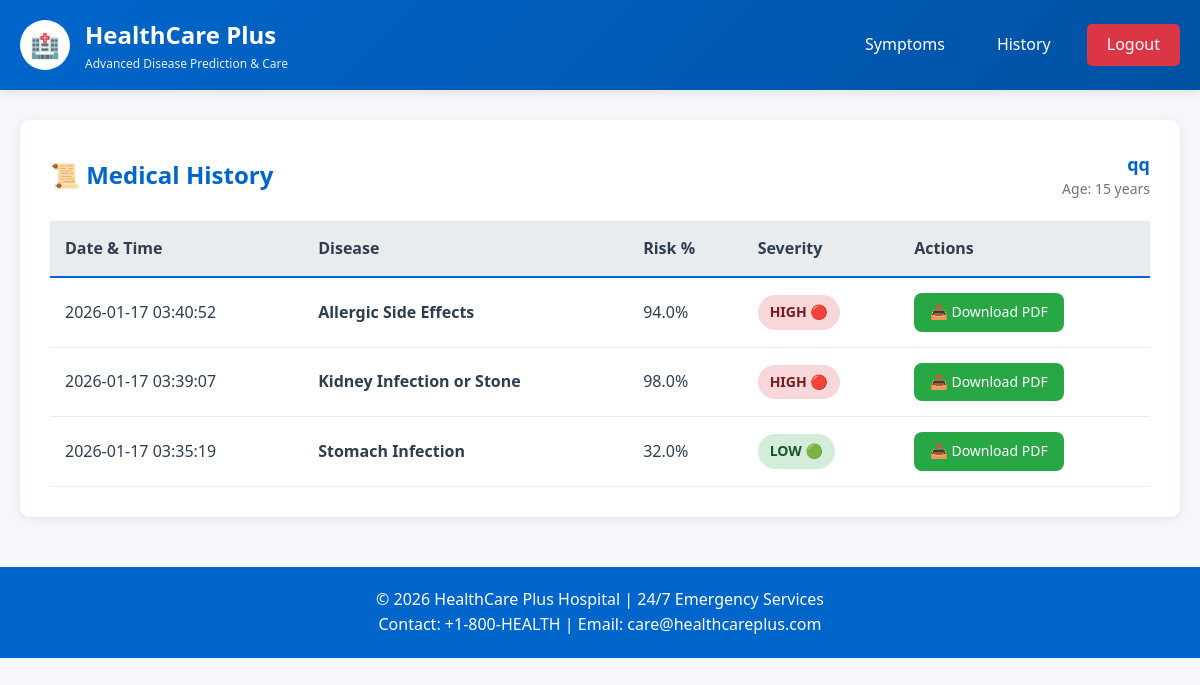
Screenshot of /history (signed in) with the database file from the repository.
### tables this page shows
CREATE TABLE users (
        id INTEGER PRIMARY KEY AUTOINCREMENT,
        username TEXT UNIQUE NOT NULL,
        email TEXT UNIQUE NOT NULL,
        password_hash TEXT NOT NULL,
        full_name TEXT NOT NULL,
        age INTEGER NOT NULL,
        contact TEXT,
        city TEXT DEFAULT 'Default',
        smoking TEXT DEFAULT 'no',
        blood_pressure TEXT DEFAULT 'normal',
        blood_sugar TEXT DEFAULT 'normal',
        role TEXT DEFAULT 'patient',
        created_at TIMESTAMP DEFAULT CURRENT_TIMESTAMP
    );

CREATE TABLE predictions (
        id INTEGER PRIMARY KEY AUTOINCREMENT,
        patient_id INTEGER NOT NULL,
        disease TEXT NOT NULL,
        risk_percentage REAL NOT NULL,
        health_risk_score INTEGER NOT NULL,
        health_risk_category TEXT NOT NULL,
        severity TEXT NOT NULL,
        probability REAL NOT NULL,
        symptoms TEXT NOT NULL,
        symptom_count INTEGER NOT NULL,
        medicines TEXT NOT NULL,
        hospitals TEXT NOT NULL,
        doctor_advice TEXT NOT NULL,
        pdf_path TEXT,
        timestamp TIMESTAMP DEFAULT CURRENT_TIMESTAMP,
        FOREIGN KEY (patient_id) REFERENCES users(id)
    );

### app.py (the view)
@app.route('/history')
@login_required
def history():
    conn = get_db()
    cur = conn.cursor()
    predictions = cur.execute("""
        SELECT * FROM predictions
        WHERE patient_id = ?
        ORDER BY timestamp DESC
    """, (current_user.id,)).fetchall()
    conn.close()
    return render_template('history.html', patient=current_user, predictions=predictions)

### app.py (called while the page is built)
def get_db():
    conn = sqlite3.connect("healthcare.db", check_same_thread=False)
    conn.row_factory = sqlite3.Row
    return conn

### templates/history.html (shortened to what this page needs)
{% extends "base.html" %}
{% block content %}
<div class="card">
    <div style="display: flex; justify-content: space-between; align-items: center; margin-bottom: 20px;">
        <div class="card-header" style="margin: 0; border: none; padding: 0;">
            📜 Medical History
        </div>
        <div style="text-align: right;">
            <p style="margin: 0; font-size: 18px; font-weight: 600; color: var(--primary-blue);">{{ patient.full_name }}</p>
            <p style="margin: 0; font-size: 14px; color: #6C757D;">Age: {{ patient.age }} years</p>
        </div>
    </div>
    {% if predictions %}
    <div style="overflow-x: auto;">
        <table style="width: 100%; border-collapse: collapse;">
            <thead>
                <tr style="background: var(--light-gray);">
                    <th style="padding: 15px; text-align: left; border-bottom: 2px solid var(--primary-blue);">Date & Time</th>
                    <th style="padding: 15px; text-align: left; border-bottom: 2px solid var(--primary-blue);">Disease</th>
                    <th style="padding: 15px; text-align: left; border-bottom: 2px solid var(--primary-blue);">Risk %</th>
                    <th style="padding: 15px; text-align: left; border-bottom: 2px solid var(--primary-blue);">Severity</th>
                    <th style="padding: 15px; text-align: left; border-bottom: 2px solid var(--primary-blue);">Actions</th>
                </tr>
            </thead>
            <tbody>
                {% for pred in predictions %}
                <tr style="border-bottom: 1px solid var(--light-gray);">
                    <td style="padding: 15px;">{{ pred['timestamp'] }}</td>
                    <td style="padding: 15px; font-weight: 600;">{{ pred['disease'] }}</td>
                    <td style="padding: 15px;">{{ pred['risk_percentage'] }}%</td>
                    <td style="padding: 15px;">
                        {% if 'LOW' in pred['severity'] %}
                        <span class="severity-badge severity-low">{{ pred['severity'] }}</span>
                        {% elif 'MEDIUM' in pred['severity'] %}
                        <span class="severity-badge severity-medium">{{ pred['severity'] }}</span>
                        {% else %}
                        <span class="severity-badge severity-high">{{ pred['severity'] }}</span>
                        {% endif %}
                    </td>
                    <td style="padding: 15px;">
                        <a href="{{ url_for('download_pdf', filename=pred['pdf_path']) }}" class="btn btn-success" style="padding: 8px 16px; font-size: 14px;">
                            📥 Download PDF
                        </a>
                    </td>
                </tr>
                {% endfor %}
            </tbody>
        </table>
    </div>
    {% endif %}
</div>
{% endblock %}

### templates/base.html (shortened to what this page needs)
<!DOCTYPE html>
<html lang="en">
<head>
</head>
<body>
    <header class="header">
        <div class="header-content">
            <div class="logo-section">
                <div class="logo">🏥</div>
                <div class="hospital-name">
                    <h1>HealthCare Plus</h1>
                    <p>Advanced Disease Prediction & Care</p>
                </div>
            </div>
            {% if current_user.is_authenticated %}
            <nav class="nav-menu">
                {% if current_user.role == 'patient' %}
                <a href="{{ url_for('symptom_entry') }}">Symptoms</a>
                <a href="{{ url_for('history') }}">History</a>
                {% elif current_user.role == 'doctor' %}
                <a href="{{ url_for('dashboard') }}">Dashboard</a>
                {% endif %}
                <a href="{{ url_for('logout') }}" class="btn-logout">Logout</a>
            </nav>
            {% endif %}
        </div>
    </header>
    <div class="container">
        {% block content %}{% endblock %}
    </div>
    <footer class="footer">
        <p>&copy; 2026 HealthCare Plus Hospital | 24/7 Emergency Services</p>
        <p>Contact: +1-800-HEALTH | Email: care@healthcareplus.com</p>
    </footer>
</body>
</html>

### templates/base.html (style rules this page uses)
* { margin: 0; padding: 0; box-sizing: border-box; }
:root { --primary-blue: #0066CC; --secondary-green: #28A745; --warning-yellow: #FFC107; --danger-red: #DC3545; --background: #F5F7FA; --text-dark: #2C3E50; --white: #FFFFFF; --light-gray: #E9ECEF; }
body { font-family: 'Segoe UI', Tahoma, Geneva, Verdana, sans-serif; background-color: var(--background); color: var(--text-dark); line-height: 1.6; }
.header { background: linear-gradient(135deg, var(--primary-blue) 0%, #0052A3 100%); color: var(--white); padding: 1rem 0; box-shadow: 0 2px 10px rgba(0,0,0,0.1); }
.header-content { max-width: 1200px; margin: 0 auto; padding: 0 20px; display: flex; justify-content: space-between; align-items: center; }
.logo-section { display: flex; align-items: center; gap: 15px; }
.logo { width: 50px; height: 50px; background: var(--white); border-radius: 50%; display: flex; align-items: center; justify-content: center; font-size: 24px; }
.hospital-name h1 { font-size: 24px; font-weight: 600; }
.hospital-name p { font-size: 12px; opacity: 0.9; }
.nav-menu { display: flex; gap: 20px; align-items: center; }
.nav-menu a { color: var(--white); text-decoration: none; padding: 8px 16px; border-radius: 5px; transition: background 0.3s; }
.nav-menu .btn-logout { background: var(--danger-red); padding: 8px 20px; border-radius: 5px; }
.container { max-width: 1200px; margin: 30px auto; padding: 0 20px; }
.card { background: var(--white); border-radius: 10px; padding: 30px; box-shadow: 0 2px 10px rgba(0,0,0,0.08); margin-bottom: 20px; }
.card-header { font-size: 24px; font-weight: 600; color: var(--primary-blue); margin-bottom: 20px; padding-bottom: 15px; border-bottom: 2px solid var(--light-gray); }
.btn { padding: 12px 30px; border: none; border-radius: 8px; font-size: 16px; font-weight: 500; cursor: pointer; transition: all 0.3s; text-decoration: none; display: inline-block; }
.btn-success { background: var(--secondary-green); color: var(--white); }
.severity-badge { padding: 6px 12px; border-radius: 20px; font-weight: 600; font-size: 14px; display: inline-block; }
.severity-low { background: #D4EDDA; color: #155724; }
.severity-high { background: #F8D7DA; color: #721C24; }
.footer { background: var(--primary-blue); color: var(--white); text-align: center; padding: 20px; margin-top: 50px; }

### rows the page displays
users: full_name "qq"
predictions: timestamp "2026-01-17 03:40:52", disease "Allergic Side Effects", risk_percentage "94.0", severity "HIGH 🔴"
predictions: timestamp "2026-01-17 03:39:07", disease "Kidney Infection or Stone", risk_percentage "98.0", severity "HIGH 🔴"
predictions: timestamp "2026-01-17 03:35:19", disease "Stomach Infection", risk_percentage "32.0", severity "LOW 🟢"

### other values shown
{{ patient.age }} "15"
